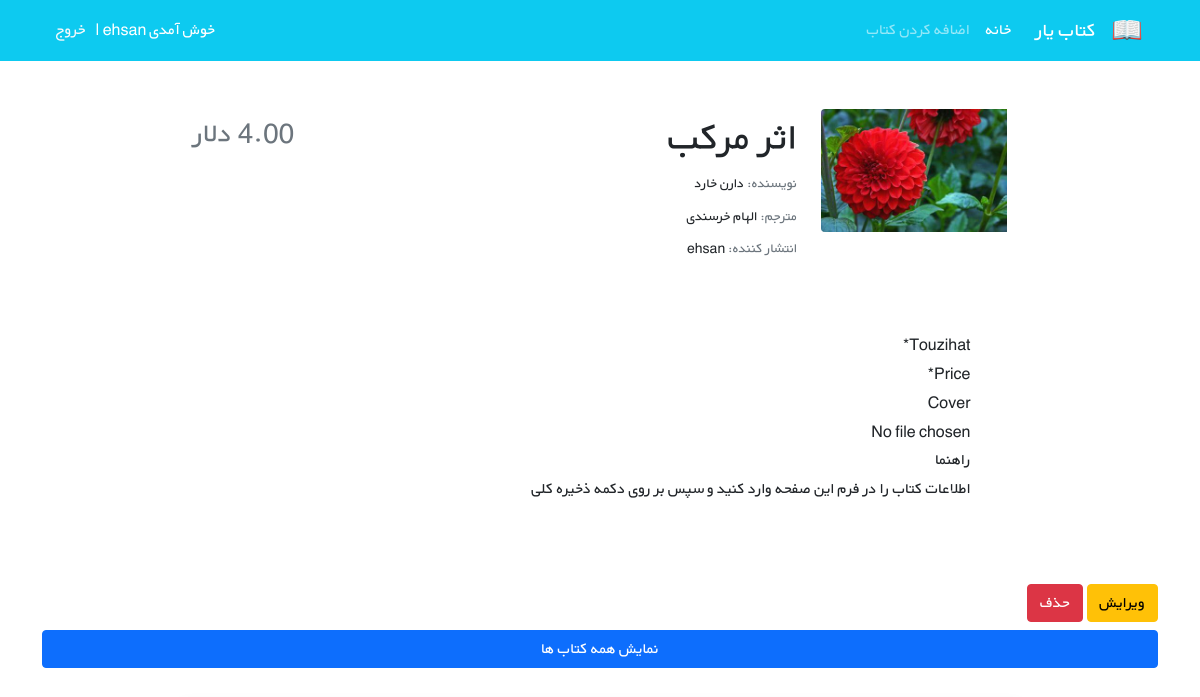
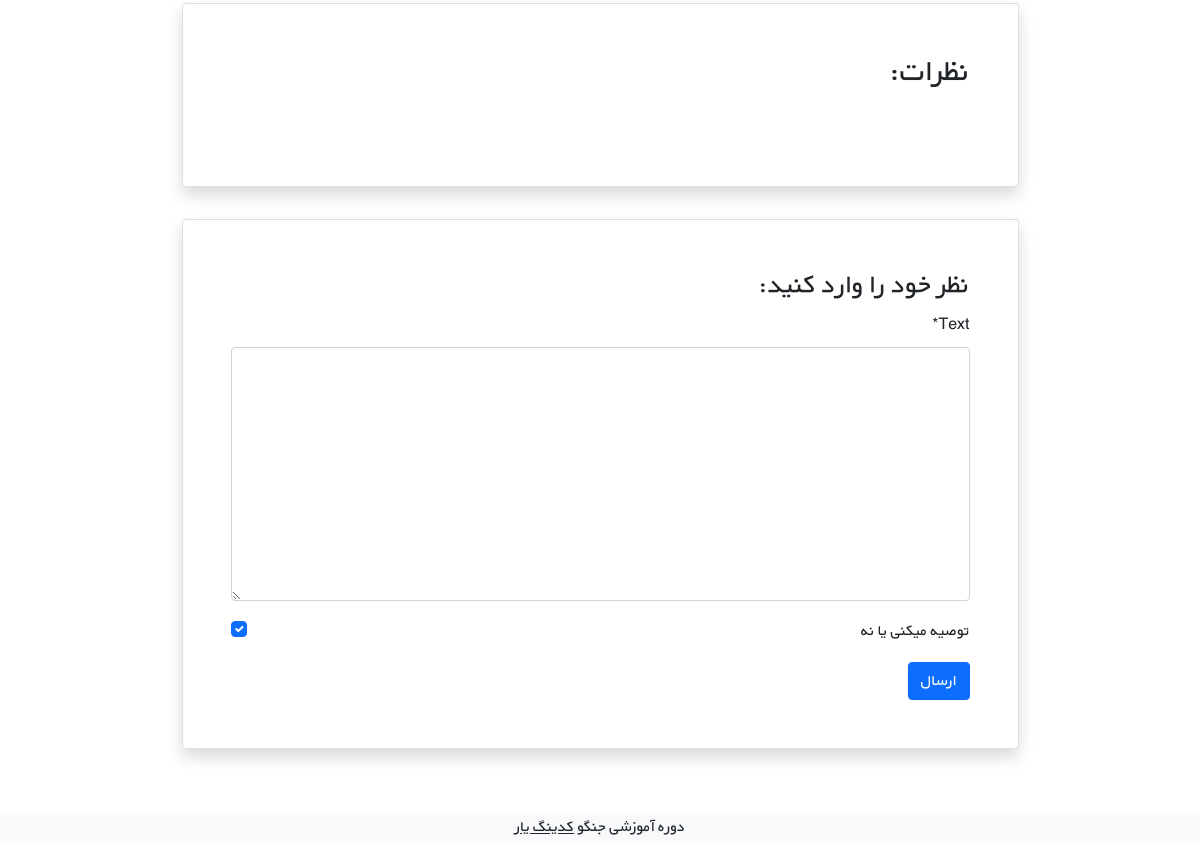
/7/ (signed in), run on an earlier commit of the app's database (2 pictures, top to bottom).
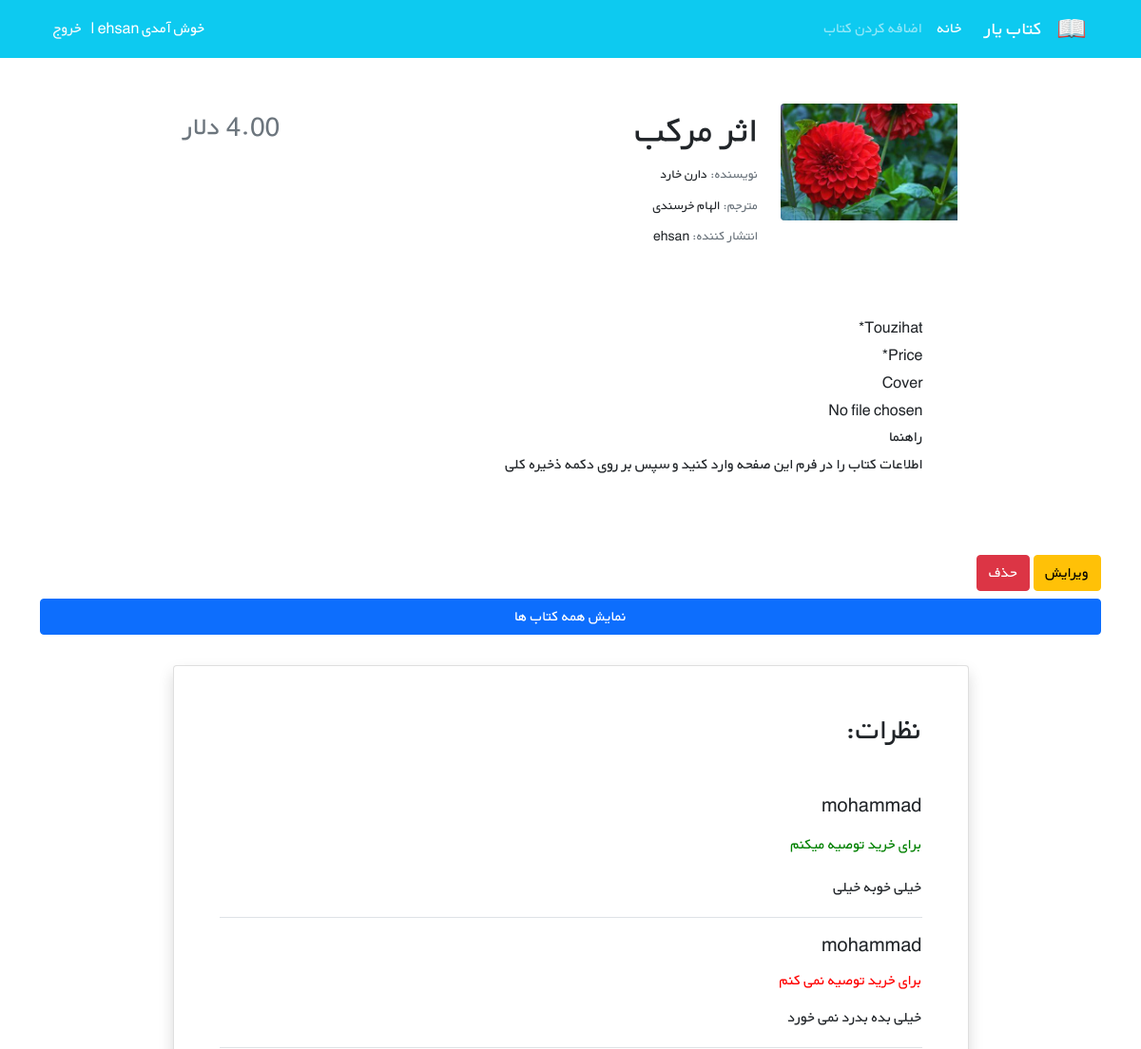
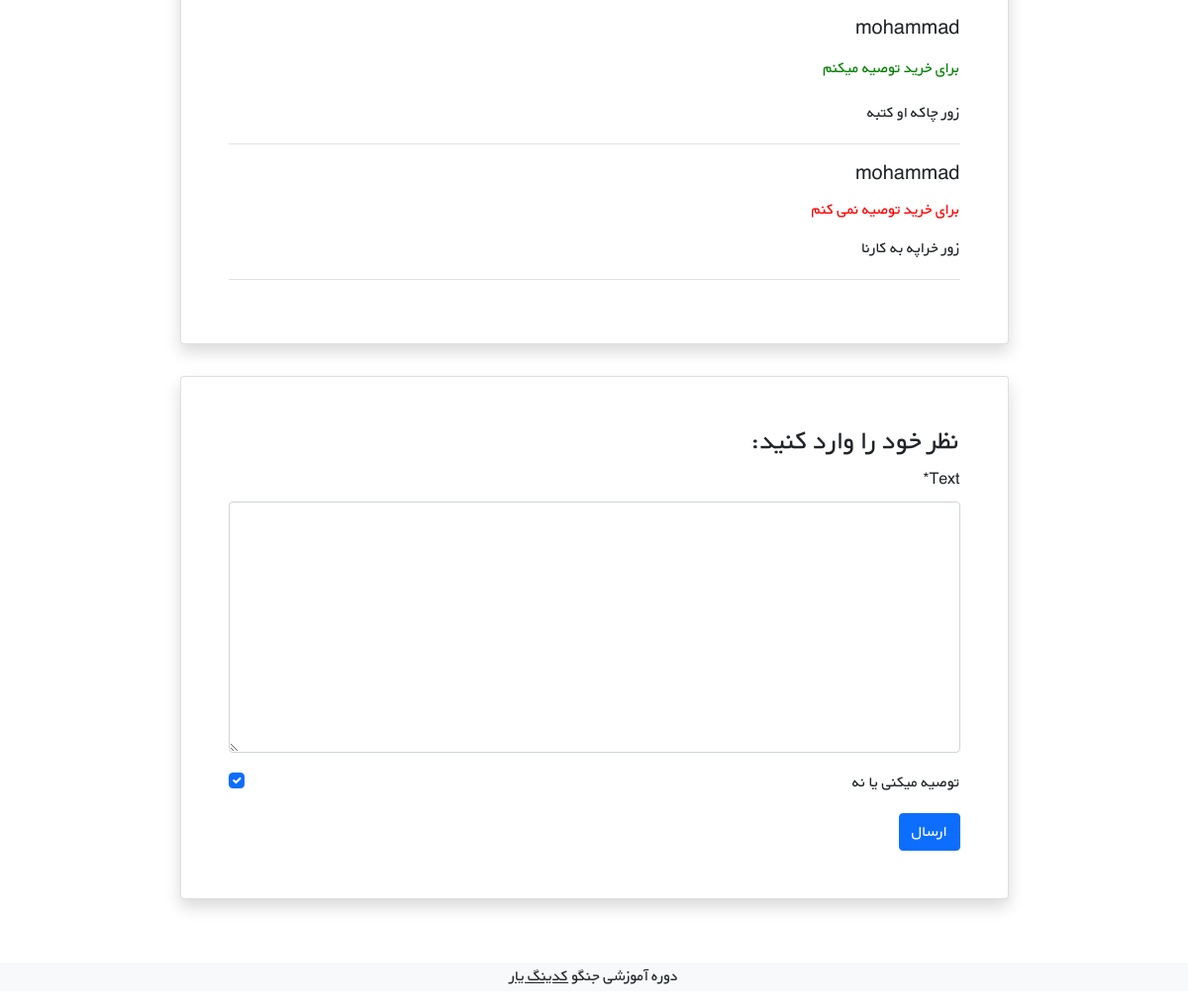
And on a later commit of the database (2 pictures, top to bottom).
### keb/models.py (models this page shows, shortened)
class Comment(models.Model):
    user = models.ForeignKey(get_user_model(), on_delete=models.CASCADE)
    book = models.ForeignKey(Kteb, on_delete=models.CASCADE,related_name="nazar")
    text = models.TextField()
    datetime = models.DateTimeField(  auto_now_add=True)
    publish = models.BooleanField(default=True)
    توصیه_میکنی_یا_نه = models.BooleanField(default=True)

### esabs/models.py (models this page shows)
class CustomUser(AbstractUser):
    pass

### keb/views.py (the view)
# urls.py: path("<int:pk>/",views.detail_kteb,name="detail_kteb"),
@login_required
def detail_kteb(re,pk):
    kteb = get_object_or_404(Kteb,pk=pk)
    nazar = kteb.nazar.all()
    if re.method == "POST":
        formn = FormComment(re.POST)
        if formn.is_valid():
            new = formn.save(commit=False)
            new.book = kteb
            new.user = re.user
            new.save()
            formn = FormComment()
    else :
        formn = FormComment()
    xx = {"kteb":kteb,
          "nazar":nazar,
          "form":formn}
    return render(re,"detail_kteb.html",xx)

### keb/froms.py
class FormComment(forms.ModelForm):
    class Meta :
        model = Comment
        fields = ["text","توصیه_میکنی_یا_نه"]

### keb/templates/detail_kteb.html (shortened to what this page needs)
 {% extends "base.html" %}
{% load static %}
{%load crispy_forms_tags %}
{% block body %}
<div class="container mt-5" dir="rtl">
    <div class="">
        <div class="">
            <div class="d-flex justify-content-center">
                <div class="row w-sm-75 w-100">
                    <div class="col-xs-12 col-md-3 d-flex justify-content-center">
                        <div>
                            {% if kteb.cover %}
                            <img src="{{kteb.cover.url}}"
                            class="img-fluid rounded-start" alt="...">
                            {% else %}
                            <img src="{% static 'icons/book.png' %}"
                            class="img-fluid rounded-start" alt="...">
                            {% endif %}
                        </div>
                    </div>
                    <div class="col-xs-12 col-md-6 text-center text-md-end mt-md-1 mt-4">
                        <h1>{{kteb.title}} </h1>
                        <h5 class="small my-1"><span class="text-muted">نویسنده: </span>{{kteb.author}} </h5>
                        <h5 class="small my-1"><span class="text-muted">مترجم: </span>الهام خرسندی</h5>
                        <h5 class="small my-1"><span class="text-muted">انتشار کننده: </span>{{kteb.user.username}}</h5>
                    </div>
                    <div class="col-xs-12 col-md-3 d-flex flex-column">
                        <h3 class="align-self-center pt-2 text-muted align-self-md-end">
                           {{kteb.price}} دلار
                        </h3>
                    </div>
                </div>
            </div>
            <div class="d-flex justify-content-center">
                <div class="my-3 p-5 w-sm-75 w-100">
                    {{kteb.touzihat|linebreaks}}
                </div>
            </div>
            {% if kteb.user == user %}
            <a href="{%url 'update_kteb' kteb.id %}" class="btn btn-warning">ویرایش</a>
            <a href="{%url 'delete_kteb' kteb.id %}" class="btn btn-danger">حذف</a>
            {% endif %}
<a href="{%url 'home' %}" class="btn btn-primary mt-2 mb-3 w-100">نمایش همه کتاب ها</a>
            <div class="d-flex justify-content-center">
                <div class="card shadow my-3 p-5 w-sm-75 w-100">
                    <h2 class="mb-5">نظرات:</h2>
                    {% for n in nazar  %}
                    {% if n.publish %}
                    <div class="border-bottom mb-3">
                        <h5 class="mb-3"> {{n.user.username}} </h5>
                        {% if n.توصیه_میکنی_یا_نه %}
                        <p style="color:green" >برای خرید توصیه میکنم</p>
                        {% else %}
                        <h6 style="color:red">برای خرید توصیه نمی کنم</h6>
                        {% endif %}
                        <p>{{n.text|linebreaks}} </p>
                    </div>
                    {% endif %}
                    {% endfor %}
                </div>
            </div>
            <div class="d-flex justify-content-center">
                <div class="card shadow my-3 p-5 w-sm-75 w-100">
                    <h3>نظر خود را وارد کنید:</h3>
                    <form method="POST">
                        {{form|crispy}}
                        <button type="submit" class="btn btn-primary">ارسال</button>
                    </form>
                </div>
            </div>
        </div>
    </div>
</div>
{% endblock body %}

What changed in the data, as far as the page shows it:
added Comment: user.username "mohammad", توصیه_میکنی_یا_نه "برای خرید توصیه میکنم", text "خیلی خوبه خیلی"
added Comment: user.username "mohammad", توصیه_میکنی_یا_نه "برای خرید توصیه نمی کنم", text "خیلی بده بدرد نمی خورد"
added Comment: user.username "mohammad", توصیه_میکنی_یا_نه "برای خرید توصیه میکنم", text "زور چاکه او کتبه"
added Comment: user.username "mohammad", توصیه_میکنی_یا_نه "برای خرید توصیه نمی کنم", text "زور خراپه به کارنا"
